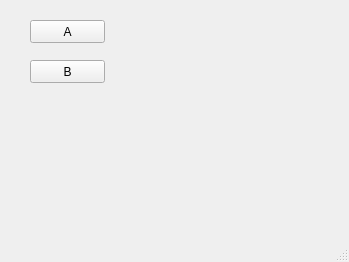
<?xml version="1.0" encoding="UTF-8"?>
<ui version="4.0">
 <class>MainWindow</class>
 <widget class="QMainWindow" name="MainWindow">
  <property name="geometry">
   <rect>
    <x>0</x>
    <y>0</y>
    <width>349</width>
    <height>262</height>
   </rect>
  </property>
  <property name="windowTitle">
   <string>MainWindow</string>
  </property>
  <widget class="QWidget" name="centralwidget">
   <widget class="QPushButton" name="btnA">
    <property name="geometry">
     <rect>
      <x>30</x>
      <y>20</y>
      <width>75</width>
      <height>23</height>
     </rect>
    </property>
    <property name="text">
     <string>A</string>
    </property>
   </widget>
   <widget class="QPushButton" name="btnB">
    <property name="geometry">
     <rect>
      <x>30</x>
      <y>60</y>
      <width>75</width>
      <height>23</height>
     </rect>
    </property>
    <property name="text">
     <string>B</string>
    </property>
   </widget>
  </widget>
  <widget class="QMenuBar" name="menubar">
   <property name="geometry">
    <rect>
     <x>0</x>
     <y>0</y>
     <width>349</width>
     <height>23</height>
    </rect>
   </property>
  </widget>
  <widget class="QStatusBar" name="statusbar"/>
 </widget>
 <resources/>
 <connections/>
</ui>
